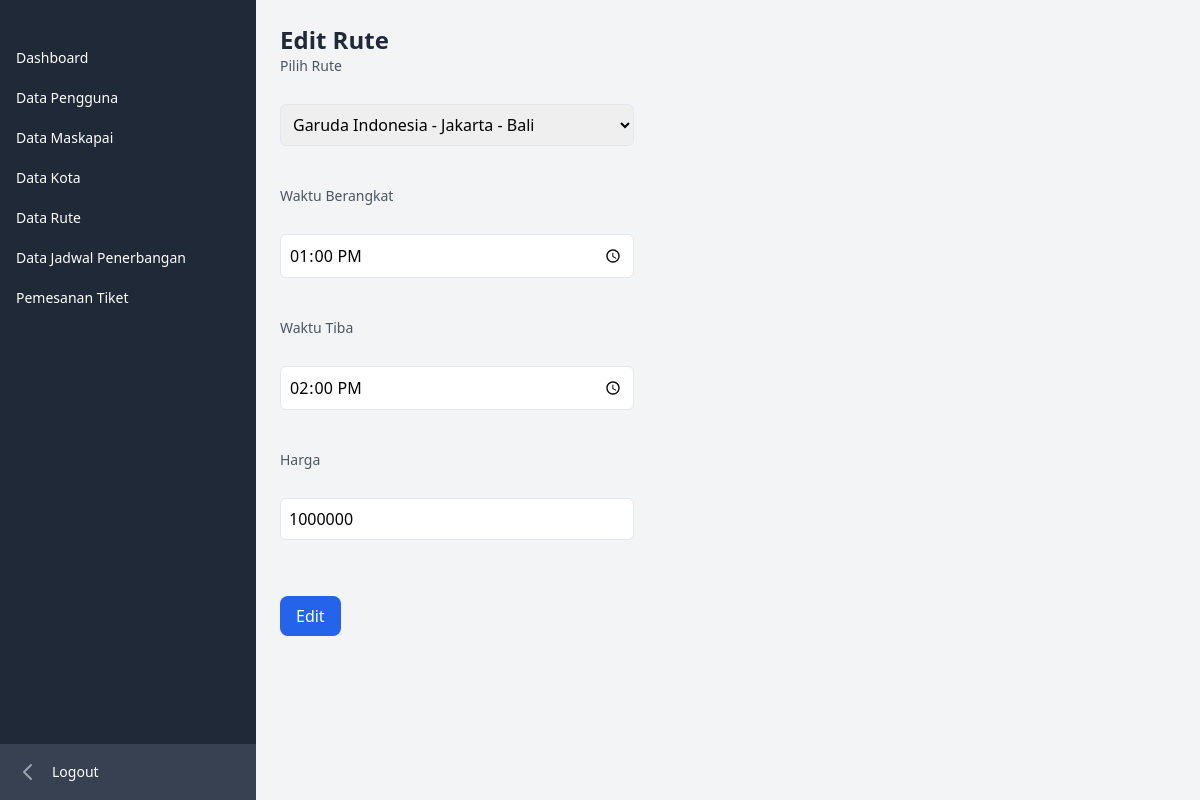
The page /admin/jadwal/edit.php?id=1 (signed in) on the database its author committed.
### tables this page shows
CREATE TABLE `jadwal_penerbangan` (
  `id_jadwal` int(11) NOT NULL,
  `id_rute` int(11) NOT NULL,
  `waktu_berangkat` time NOT NULL,
  `waktu_tiba` time NOT NULL,
  `harga` int(11) NOT NULL,
  `kapasitas_kursi` int(50) NOT NULL
);

CREATE TABLE `maskapai` (
  `id_maskapai` int(11) NOT NULL,
  `logo_maskapai` text DEFAULT NULL,
  `nama_maskapai` varchar(50) NOT NULL,
  `kapasitas` int(11) NOT NULL
);

### admin/jadwal/functions.php (called while the page is built, shortened)
<?php
require '../../koneksi.php';
function query($query){
    global $conn;
    $rows = [];
    $result = mysqli_query($conn, $query);
    while($row = mysqli_fetch_assoc($result)){
        $rows[] = $row;
    }
    return $rows;
}

### admin/jadwal/edit.php (the view, shortened to what this page needs)
<?php
require 'functions.php';
$id = $_GET["id"];
$jadwal = query("SELECT * FROM jadwal_penerbangan
INNER JOIN rute ON rute.id_rute = jadwal_penerbangan.id_rute
INNER JOIN maskapai ON rute.id_maskapai = maskapai.id_maskapai WHERE id_jadwal = '$id'")[0];
?>
<?php require '../../layouts/sidebar_admin.php'; ?>
<div class="p-6">
<h1  class="text-2xl font-semibold text-gray-800">Edit Rute</h1>
<form action="" method="POST">
    <label for="id_rute" class="block text-sm font-medium text-gray-600">Pilih Rute</label><br />
    <select name="id_rute" id="id_rute"  class="mt-1 p-2 mb-4 border rounded-md w-full focus:outline-none focus:border-blue-500">
        <option value="<?= $jadwal["id_rute"]; ?>"><?= $jadwal["nama_maskapai"]; ?> - <?= $jadwal["rute_asal"]; ?> - <?= $jadwal["rute_tujuan"]; ?></option>
    </select><br /> <br />
    <label for="waktu_berangkat" class="block text-sm font-medium text-gray-600">Waktu Berangkat</label><br />
    <input type="time" name="waktu_berangkat" id="waktu_berangkat"  class="mt-1 p-2 mb-4 border rounded-md w-full focus:outline-none focus:border-blue-500" value="<?= $jadwal["waktu_berangkat"]; ?>"><br /><br />
    <label for="waktu_tiba" class="block text-sm font-medium text-gray-600">Waktu Tiba</label><br />
    <input type="time" name="waktu_tiba" id="waktu_tiba"  class="mt-1 p-2 mb-4 border rounded-md w-full focus:outline-none focus:border-blue-500" value="<?= $jadwal["waktu_tiba"]; ?>"><br /><br />
    <label for="harga" class="block text-sm font-medium text-gray-600">Harga</label><br />
    <input type="number" name="harga" id="harga"  class="mt-1 p-2 mb-4 border rounded-md w-full focus:outline-none focus:border-blue-500" value="<?= $jadwal["harga"]; ?>"><br /><br />
    <button type="submit" name="edit" class="mt-4 mb-2 rounded-lg inline-block text-white text-base py-2 px-4 bg-blue-600">Edit</button>
</form>
</div>

### rows shown on the page
jadwal_penerbangan: id_rute "Garuda Indonesia - Jakarta - Bali", waktu_berangkat "13:00:00", waktu_tiba "14:00:00", harga "1000000"
